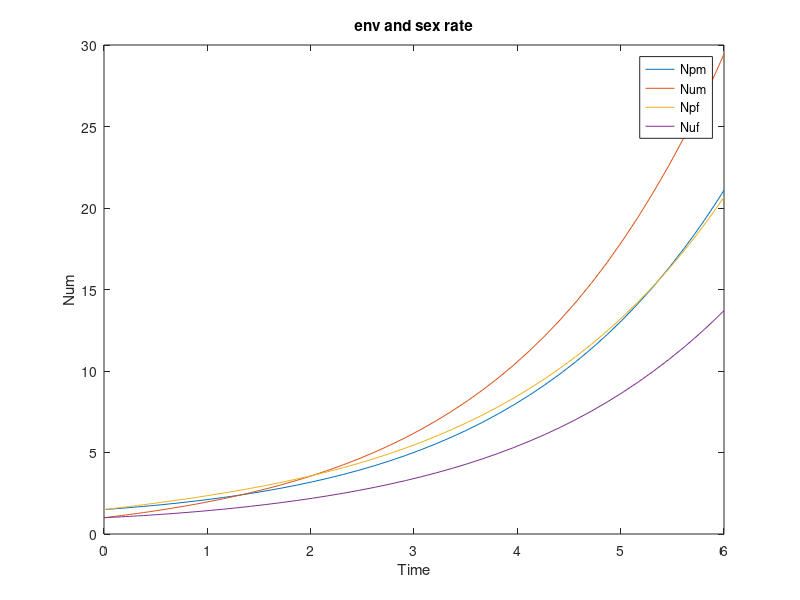

The MATLAB source for this figure:
clear;close;clc

ap = 1;
au = 0.75;
mp = 0.4;
mu = 0.8;
b = 0.3;
r = 3;

ode_system = @(t, y) [
    ap * mp * min(y(1), y(2)) + b * (y(3) - y(1)); %Npm
    ap * (1 - mp) * min(y(1), y(2)) + b * (y(4) / r - y(2));
    au * mu * min(y(3), y(4)) + b * (y(1) - y(3)); %Num
    au * (1 - mu) * min(y(3), y(4)) + b * (y(2) * r - y(4));
    ap * (1 - mp) * min(y(1), y(2)) + b * (y(6) - y(5)); %Npf
    au * (1 - mu) * min(y(3), y(4)) + b * (y(5) - y(6)); %Nuf
];


tspan = [0 6]; % 从0到6年

y0 = [1.5; 1.5; 1; 1; 1.5; 1]; % 初值

% ode45
[t, y] = ode45(ode_system, tspan, y0);

y_pic = [y(:,1), y(:,3), y(:,5), y(:,6)];
figure;
plot(t, y_pic);
xlabel('Time');
ylabel('Num');
legend('Npm', 'Num', 'Npf', 'Nuf');
title('env and sex rate');
